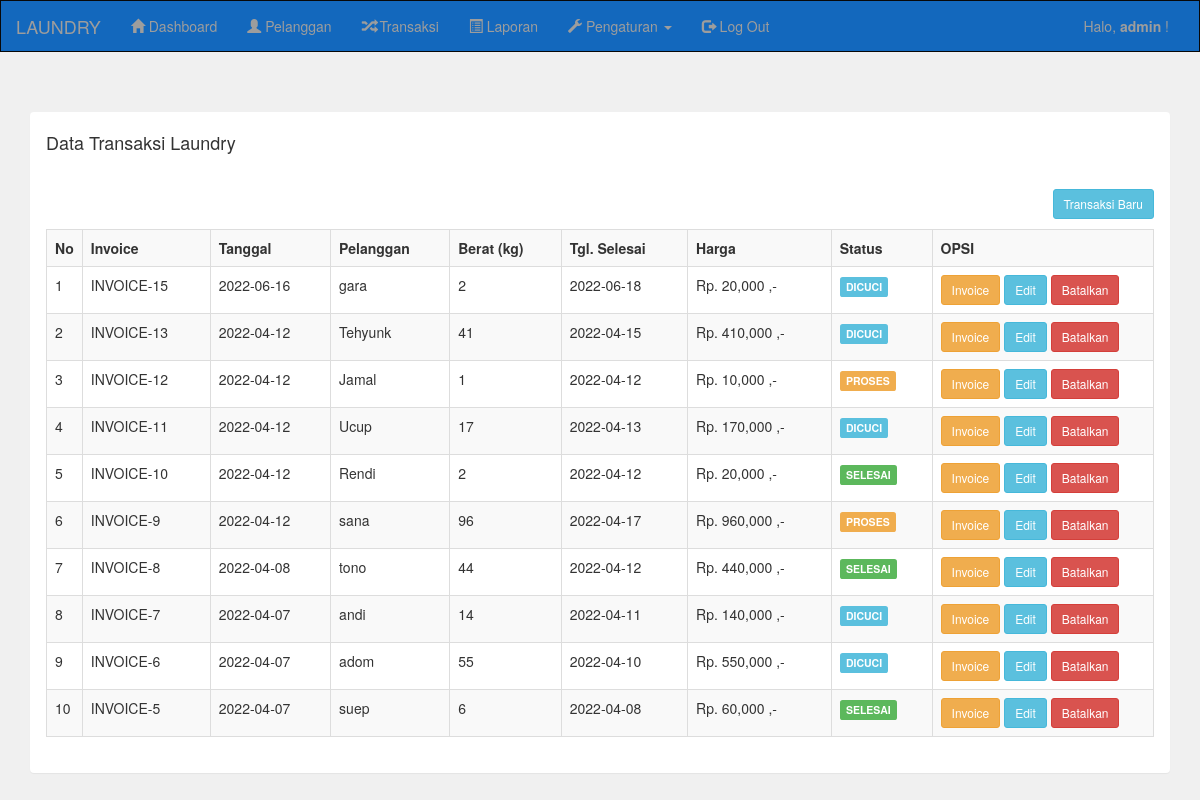
Page /laundry_hendri2/admin/transaksi.php (signed in) on the committed database.
### tables this page shows
CREATE TABLE `pelanggan` (
  `pelanggan_id` int(11) NOT NULL,
  `pelanggan_nama` varchar(100) NOT NULL,
  `pelanggan_hp` varchar(20) NOT NULL,
  `pelanggan_alamat` text NOT NULL
);

CREATE TABLE `transaksi` (
  `transaksi_id` int(11) NOT NULL,
  `transaksi_tgl` date NOT NULL,
  `transaksi_pelanggan` int(11) NOT NULL,
  `transaksi_harga` int(11) NOT NULL,
  `transaksi_berat` int(11) NOT NULL,
  `transaksi_tgl_selesai` date NOT NULL,
  `transaksi_status` int(11) NOT NULL
);

### laundry_hendri2/admin/transaksi.php (the view)
<?php include 'header.php'; ?>
<br>
<br>
<div class="container">
	<div class="panel">
		<div class="panel-heading">
			<h4>Data Transaksi Laundry</h4>
		</div>
		<div class="panel-body">
			<a href="transaksi_tambah.php" class="btn btn-sm btn-info pull-right">Transaksi Baru</a>
			<br>
			<br>
			<table class="table table-bordered table-striped">
				<tr>
					<th width="1%">No</th>
					<th>Invoice</th>
					<th>Tanggal</th>
					<th>Pelanggan</th>
					<th>Berat (kg)</th>
					<th>Tgl. Selesai</th>
					<th>Harga</th>
					<th>Status</th>
					<th width="20%">OPSI</th>
				</tr>
				<?php
				include '../koneksi.php';
				$data = mysqli_query($koneksi, "SELECT * FROM pelanggan, transaksi WHERE transaksi_pelanggan=pelanggan_id ORDER BY transaksi_id DESC");
				$no = 1;
				while ($d=mysqli_fetch_array($data)) {
					?>
					<tr>
						<td><?php echo $no++; ?></td>
						<td>INVOICE-<?php echo $d['transaksi_id']; ?></td>
						<td><?php echo $d['transaksi_tgl']; ?></td>
						<td><?php echo $d['pelanggan_nama']; ?></td>
						<td><?php echo $d['transaksi_berat']; ?></td>
						<td><?php echo $d['transaksi_tgl_selesai']; ?></td>
						<td><?php echo "Rp. ",number_format($d['transaksi_harga']) ." ,-"; ?></td>
						<td>
							<?php
							if ($d['transaksi_status']=="0") {
							 	echo "<div class='label label-warning'>PROSES</div>";
							 }elseif ($d['transaksi_status']=="1") {
							 	echo "<div class='label label-info'>DICUCI</div>";
							 }elseif ($d['transaksi_status']=="2") {
							 	echo "<div class='label label-success'>SELESAI</div>";
							 }
							 ?>
						</td>
						<td>
							<a href="transaksi_invoice.php?id=<?php echo $d['transaksi_id']; ?>" target="_blank" class="btn btn-sm btn-warning">Invoice</a>
							<a href="transaksi_edit.php?id=<?php echo $d['transaksi_id']; ?>" class="btn btn-sm btn-info">Edit</a>
							<a href="transaksi_hapus.php?id=<?php echo $d['transaksi_id'] ?>" class="btn btn-sm btn-danger">Batalkan</a>
						</td>
					</tr>
					<?php
				}
				?>
			</table>
		</div>
	</div>
</div>

### rows in the picture
pelanggan: transaksi.transaksi_id "15", transaksi.transaksi_tgl "2022-06-16", pelanggan_nama "gara", transaksi.transaksi_berat "2", transaksi.transaksi_tgl_selesai "2022-06-18", transaksi.transaksi_harga "20,000", shows "DICUCI"
pelanggan: transaksi.transaksi_id "13", transaksi.transaksi_tgl "2022-04-12", pelanggan_nama "Tehyunk", transaksi.transaksi_berat "41", transaksi.transaksi_tgl_selesai "2022-04-15", transaksi.transaksi_harga "410,000", shows "DICUCI"
pelanggan: transaksi.transaksi_id "12", transaksi.transaksi_tgl "2022-04-12", pelanggan_nama "Jamal", transaksi.transaksi_berat "1", transaksi.transaksi_tgl_selesai "2022-04-12", transaksi.transaksi_harga "10,000", shows "PROSES"
pelanggan: transaksi.transaksi_id "11", transaksi.transaksi_tgl "2022-04-12", pelanggan_nama "Ucup", transaksi.transaksi_berat "17", transaksi.transaksi_tgl_selesai "2022-04-13", transaksi.transaksi_harga "170,000", shows "DICUCI"
pelanggan: transaksi.transaksi_id "10", transaksi.transaksi_tgl "2022-04-12", pelanggan_nama "Rendi", transaksi.transaksi_berat "2", transaksi.transaksi_tgl_selesai "2022-04-12", transaksi.transaksi_harga "20,000", shows "SELESAI"
pelanggan: transaksi.transaksi_id "9", transaksi.transaksi_tgl "2022-04-12", pelanggan_nama "sana", transaksi.transaksi_berat "96", transaksi.transaksi_tgl_selesai "2022-04-17", transaksi.transaksi_harga "960,000", shows "PROSES"
pelanggan: transaksi.transaksi_id "8", transaksi.transaksi_tgl "2022-04-08", pelanggan_nama "tono", transaksi.transaksi_berat "44", transaksi.transaksi_tgl_selesai "2022-04-12", transaksi.transaksi_harga "440,000", shows "SELESAI"
pelanggan: transaksi.transaksi_id "7", transaksi.transaksi_tgl "2022-04-07", pelanggan_nama "andi", transaksi.transaksi_berat "14", transaksi.transaksi_tgl_selesai "2022-04-11", transaksi.transaksi_harga "140,000", shows "DICUCI"
pelanggan: transaksi.transaksi_id "6", transaksi.transaksi_tgl "2022-04-07", pelanggan_nama "adom", transaksi.transaksi_berat "55", transaksi.transaksi_tgl_selesai "2022-04-10", transaksi.transaksi_harga "550,000", shows "DICUCI"
pelanggan: transaksi.transaksi_id "5", transaksi.transaksi_tgl "2022-04-07", pelanggan_nama "suep", transaksi.transaksi_berat "6", transaksi.transaksi_tgl_selesai "2022-04-08", transaksi.transaksi_harga "60,000", shows "SELESAI"

### other values in the picture
$_SESSION['username'] "admin"
